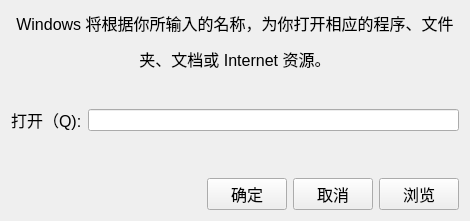
<?xml version="1.0" encoding="UTF-8"?>
<ui version="4.0">
 <class>Widget</class>
 <widget class="QWidget" name="Widget">
  <property name="geometry">
   <rect>
    <x>0</x>
    <y>0</y>
    <width>470</width>
    <height>221</height>
   </rect>
  </property>
  <property name="windowTitle">
   <string>Widget</string>
  </property>
  <layout class="QGridLayout" name="gridLayout">
   <item row="0" column="0">
    <layout class="QVBoxLayout" name="verticalLayout_2">
     <item>
      <layout class="QVBoxLayout" name="verticalLayout">
       <item>
        <widget class="QLabel" name="label">
         <property name="font">
          <font>
           <pointsize>12</pointsize>
          </font>
         </property>
         <property name="text">
          <string>&lt;html&gt;&lt;head/&gt;&lt;body&gt;&lt;p&gt;&lt;span style=&quot; font-size:12pt;&quot;&gt;Windows 将根据你所输入的名称，为你打开相应的程序、文件&lt;/span&gt;&lt;/p&gt;&lt;p&gt;&lt;span style=&quot; font-size:12pt;&quot;&gt;夹、文档或 Internet 资源。&lt;/span&gt;&lt;/p&gt;&lt;/body&gt;&lt;/html&gt;</string>
         </property>
         <property name="alignment">
          <set>Qt::AlignCenter</set>
         </property>
        </widget>
       </item>
      </layout>
     </item>
     <item>
      <spacer name="verticalSpacer_2">
       <property name="orientation">
        <enum>Qt::Vertical</enum>
       </property>
       <property name="sizeHint" stdset="0">
        <size>
         <width>20</width>
         <height>17</height>
        </size>
       </property>
      </spacer>
     </item>
     <item>
      <layout class="QHBoxLayout" name="horizontalLayout_2">
       <item>
        <widget class="QLabel" name="label_2">
         <property name="font">
          <font>
           <pointsize>12</pointsize>
          </font>
         </property>
         <property name="text">
          <string>打开（Q):</string>
         </property>
        </widget>
       </item>
       <item>
        <widget class="QLineEdit" name="cmdLineEdit"/>
       </item>
      </layout>
     </item>
     <item>
      <spacer name="verticalSpacer">
       <property name="orientation">
        <enum>Qt::Vertical</enum>
       </property>
       <property name="sizeHint" stdset="0">
        <size>
         <width>20</width>
         <height>40</height>
        </size>
       </property>
      </spacer>
     </item>
     <item>
      <layout class="QHBoxLayout" name="horizontalLayout">
       <item>
        <spacer name="horizontalSpacer">
         <property name="orientation">
          <enum>Qt::Horizontal</enum>
         </property>
         <property name="sizeHint" stdset="0">
          <size>
           <width>40</width>
           <height>20</height>
          </size>
         </property>
        </spacer>
       </item>
       <item>
        <widget class="QPushButton" name="confirmButton">
         <property name="font">
          <font>
           <pointsize>12</pointsize>
          </font>
         </property>
         <property name="text">
          <string>确定</string>
         </property>
        </widget>
       </item>
       <item>
        <widget class="QPushButton" name="cancelButton">
         <property name="font">
          <font>
           <pointsize>12</pointsize>
          </font>
         </property>
         <property name="text">
          <string>取消</string>
         </property>
        </widget>
       </item>
       <item>
        <widget class="QPushButton" name="broswerButton">
         <property name="font">
          <font>
           <pointsize>12</pointsize>
          </font>
         </property>
         <property name="text">
          <string>浏览</string>
         </property>
        </widget>
       </item>
      </layout>
     </item>
    </layout>
   </item>
  </layout>
 </widget>
 <layoutdefault spacing="6" margin="11"/>
 <resources/>
 <connections/>
</ui>
